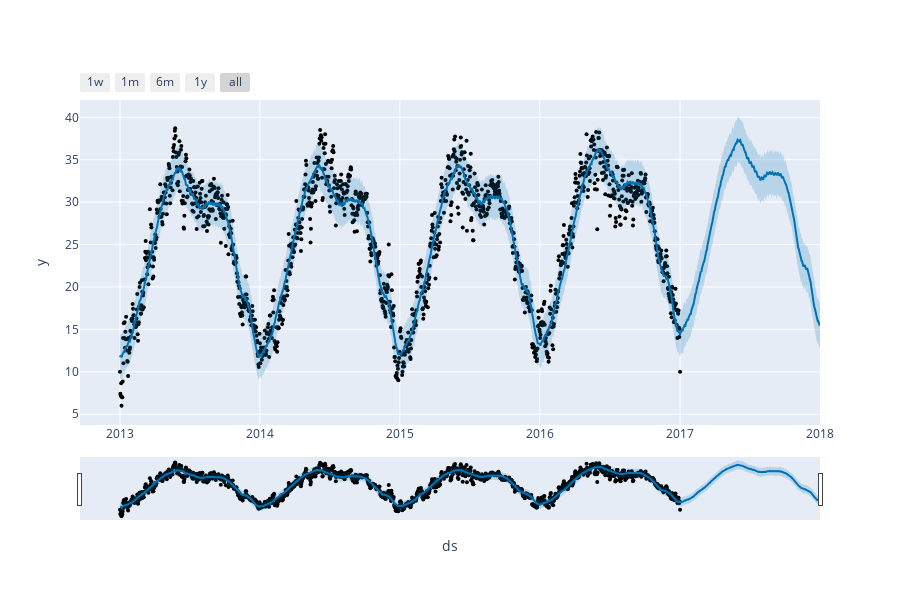

Notebook source saved alongside this figure:
### Code cell
from prophet import Prophet
from prophet.plot import plot_plotly, plot_components_plotly
model = Prophet()
model.fit(forecast_data)
forecasts = model.make_future_dataframe(periods=365)
predictions = model.predict(forecasts)
plot_plotly(model, predictions)

### Figure 1 — Plotly figure (JSON) as saved in the notebook; plotly's stock layout.template omitted (floating-point values rounded to 4 significant figures; data arrays with more than 128 entries replaced by an {"elided": "..."} marker saying what was removed)
{"data": [{"marker": {"color": "black", "size": 4}, "mode": "markers", "name": "Actual", "type": "scatter", "x": {"elided": "1462 str values"}, "y": {"elided": "1462 float values"}}, {"hoverinfo": "skip", "line": {"width": 0}, "mode": "lines", "type": "scatter", "x": {"elided": "1827 str values"}, "y": {"elided": "1827 float values"}}, {"fill": "tonexty", "fillcolor": "rgba(0, 114, 178, 0.2)", "line": {"color": "#0072B2", "width": 2}, "mode": "lines", "name": "Predicted", "type": "scatter", "x": {"elided": "1827 str values"}, "y": {"elided": "1827 float values"}}, {"fill": "tonexty", "fillcolor": "rgba(0, 114, 178, 0.2)", "hoverinfo": "skip", "line": {"width": 0}, "mode": "lines", "type": "scatter", "x": {"elided": "1827 str values"}, "y": {"elided": "1827 float values"}}], "layout": {"height": 600, "showlegend": false, "width": 900, "xaxis": {"rangeselector": {"buttons": [{"count": 7, "label": "1w", "step": "day", "stepmode": "backward"}, {"count": 1, "label": "1m", "step": "month", "stepmode": "backward"}, {"count": 6, "label": "6m", "step": "month", "stepmode": "backward"}, {"count": 1, "label": "1y", "step": "year", "stepmode": "backward"}, {"step": "all"}]}, "rangeslider": {"visible": true}, "title": {"text": "ds"}, "type": "date"}, "yaxis": {"title": {"text": "y"}}}}
